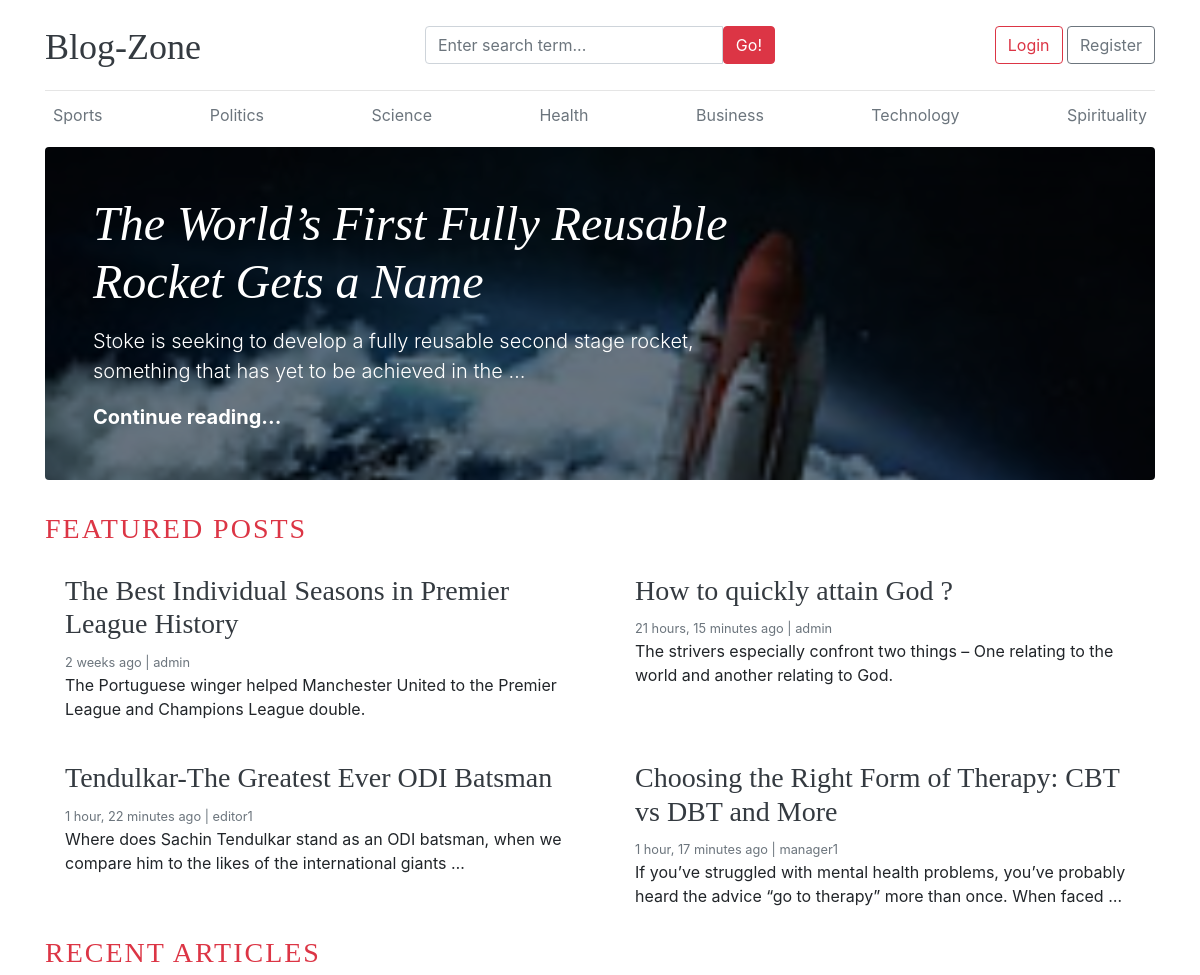
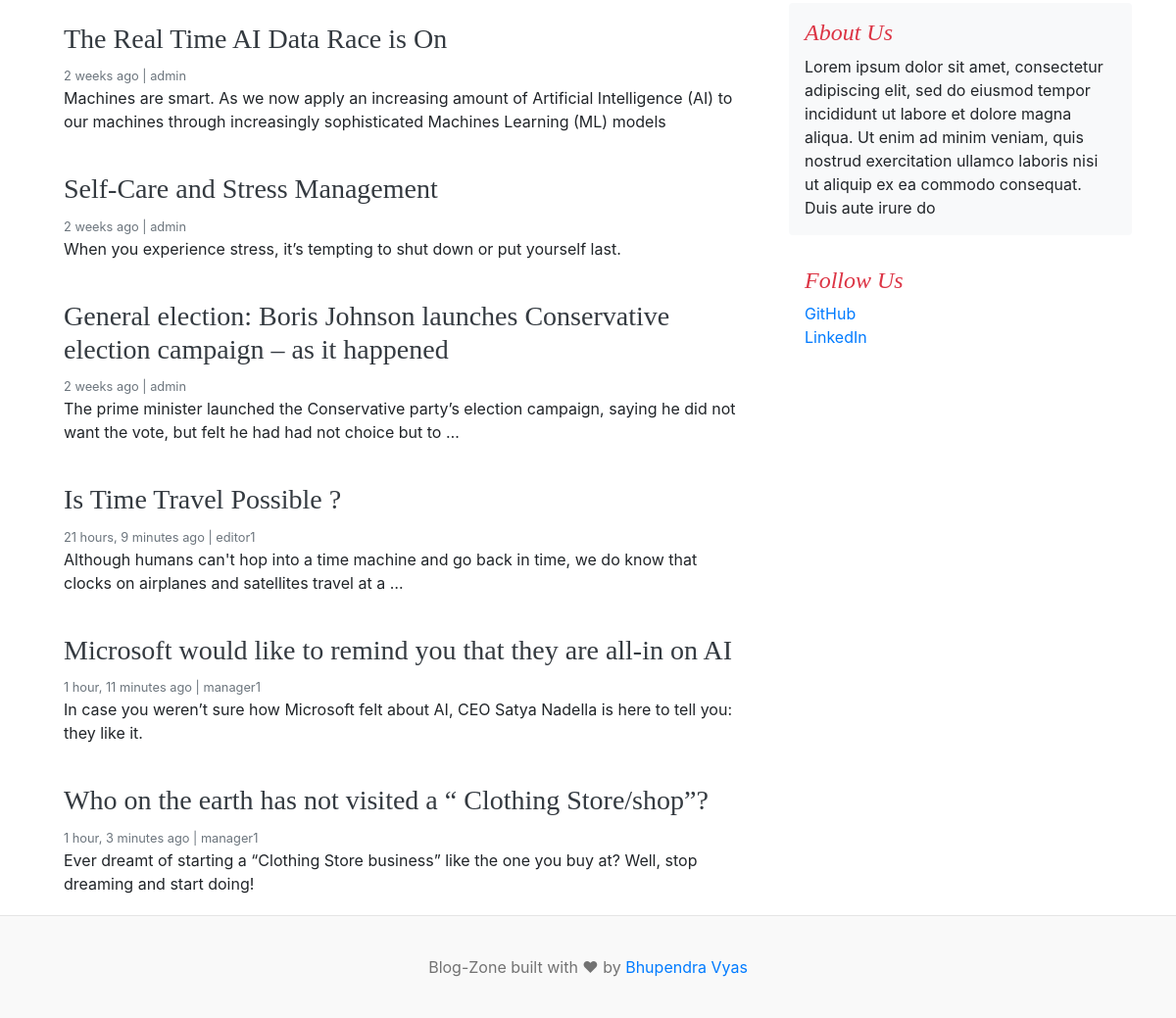
The page / on the database its author committed (2 pictures, top to bottom).
### blogs/models.py (models this page shows, shortened)
class Category(models.Model):
	category_name = models.CharField(max_length=50, unique=True)
	created_at = models.DateTimeField(auto_now_add=True)
	updated_at = models.DateTimeField(auto_now=True)
	class Meta:
		verbose_name_plural = 'categories'

class Blog(models.Model):
	title = models.CharField(max_length=100)
	slug = models.SlugField(max_length=150, unique=True, blank=True)
	category = models.ForeignKey(Category, on_delete=models.CASCADE)
	author = models.ForeignKey(User, on_delete=models.CASCADE)
	featured_image = models.ImageField(upload_to='uploads/%Y/%m/%d')
	short_description = models.TextField(max_length=500)
	blog_body = models.TextField(max_length=2000)
	status = models.CharField(max_length=20, choices=STATUS_CHOICES, default='Draft')
	is_featured = models.BooleanField(default=False)
	created_at = models.DateTimeField(auto_now_add=True)
	updated_at = models.DateTimeField(auto_now=True)

class About(models.Model):
	heading = models.CharField(max_length=50)
	description = models.TextField(max_length=250)
	created_at = models.DateTimeField(auto_now_add=True)
	updated_at = models.DateTimeField(auto_now=True)
	class Meta:
		verbose_name_plural = 'About'

class SocialLink(models.Model):
	platform = models.CharField(max_length=20)
	link = models.URLField(max_length=100)
	created_at = models.DateTimeField(auto_now_add=True)
	updated_at = models.DateTimeField(auto_now=True)

### blog_main/views.py (the view)
# urls.py: 2. Add a URL to urlpatterns:  path('', views.home, name='home')
def home(request):
    featured_posts = Blog.objects.filter(is_featured=True, status='Published').order_by('updated_at')
    posts = Blog.objects.filter(is_featured=False, status='Published')
    try:
        about = About.objects.get()
    except:
        about = None
    context = {
        'featured_posts': featured_posts,
        'posts': posts,
        'about': about,
    }
    return render(request, 'home.html', context)

### blogs/context_processors.py (called while the page is built)
def get_categories(request):
    categories = Category.objects.all()
    return dict(categories=categories)

def get_social_links(request):
    social_links = SocialLink.objects.all()
    return dict(social_links=social_links)

### templates/home.html (shortened to what this page needs)
{% extends "base.html" %}
{% block content %}
  {% for post in featured_posts %}
    {% if forloop.first %}
    <div class="jumbotron p-3 p-md-5 text-white rounded bg-dark" style="background-image: url({{ post.featured_image.url }});background-blend-mode: overlay;background-size:cover;">
        <div class="col-md-8 px-0">
          <h1 class="display-4 font-italic">{{ post.title }}</h1>
          <p class="lead my-3">{{ post.short_description | truncatewords:20 }}</p>
          <p class="lead mb-0"><a href="{% url 'blogs' post.slug %}" class="text-white font-weight-bold">Continue reading...</a></p>
        </div>
    </div>
    {% endif %}
  {% endfor %}
  <h3 class="text-uppercase text-danger" style="letter-spacing: 2px;">Featured Posts</h3>
    <div class="row mb-2">
      {% for post in featured_posts %}
      {% if not forloop.first %}
      <div class="col-md-6">
        <div class="card border-0" >
          <div class="card-body">
            <h3><a href="{% url 'blogs' post.slug %}" class='text-dark'>{{post.title}}</a></h3>
            <small class="mb-1 text-muted">{{ post.created_at | timesince }} ago | {{ post.author }}</small>
            <p class="card-text">{{ post.short_description | truncatewords:20 }}</p>
          </div>
        </div>
      </div>
      {% endif %}
      {% endfor %}
    </div>
    <h3 class="text-uppercase text-danger" style="letter-spacing: 2px;">Recent Articles</h3>
    <main role="main" class="container p-0">
      <div class="row">
        <div class="col-md-8 blog-main">
          {% for post in posts %}
          <div class="card border-0" >
            <div class="card-body">
              <h3><a href="{% url 'blogs' post.slug %}" class='text-dark'>{{ post.title }}</a></h3>
              <small class="mb-1 text-muted">{{ post.created_at | timesince }} ago | {{ post.author }}</small>
              <p class="card-text">{{ post.short_description | truncatewords:25 }}</p>
            </div>
          </div>
          {% endfor %}
        </div>
        <aside class="col-md-4 blog-sidebar">
          <div class="p-3 mb-3 bg-light rounded">
            <h4 class="font-italic text-danger">{{about.heading}}</h4>
            <p class="mb-0">{{about.description}}</p>
          </div>
          {% if social_links %}
          <div class="p-3">
            <h4 class="font-italic text-danger">Follow Us</h4>
            <ol class="list-unstyled">
              {% for i in social_links %}
              <li><a href="{{i.link}}" target="_blank">{{i.platform}}</a></li>
              {% endfor %}
            </ol>
          </div>
          {% endif %}
        </aside>
      </div>
    </main>
</div>
{% endblock content %}

### templates/base.html (shortened to what this page needs)
{% load static %}
<!DOCTYPE html>
<html lang="en">
<head>
    <link href="https://getbootstrap.com/docs/4.0/dist/css/bootstrap.min.css" rel="stylesheet">
    <link href='{% static "css/blog.css" %}' rel="stylesheet">
    <link rel="stylesheet" href="https://cdnjs.cloudflare.com/ajax/libs/font-awesome/4.7.0/css/font-awesome.min.css">
  </head>
<body>
    <div class="container">
      <header class="blog-header py-3">
        <div class="row flex-nowrap justify-content-between align-items-center">
          <div class="col-4 pt-1">
            <a class="blog-header-logo text-dark" href="{% url 'home' %}">Blog-Zone</a>
          </div>
          <div class="col-4">
            <form action="{% url 'search' %}" method="GET">
              <div class="input-group">
                <input class="form-control" type="text" value="{{keyword}}" name="keyword" placeholder="Enter search term..." aria-label="Enter search term..." aria-describedby="button-search" />
                <button type="submit" class="btn btn-danger" id="button-search" type="button">Go!</button>
              </div>
            </form>
          </div>
          <div class="col-4 d-flex justify-content-end align-items-center">
            {% if not user.is_authenticated %}
            <a class="btn btn-md btn-outline-danger" href="{% url 'login' %}">Login</a> &nbsp;
            <a class="btn btn-md btn-outline-secondary" href="{% url 'register' %}">Register</a>
            {% else %}
            <span><a href="{% url 'dashboard' %}" class="btn btn-danger">Dashboard</a></span>
            &emsp;
            <span><a href="{% url 'logout' %}" class="btn btn-danger">Logout</a></span>
            {% endif %}
          </div>
        </div>
      </header>
      <div class="nav-scroller py-1 mb-2">
        <nav class="nav d-flex justify-content-between">
          {% for cat in categories  %}
            <a class="p-2 text-muted" href="{% url 'posts_by_category' cat.id %}">{{ cat.category_name }}</a>
          {% endfor %}
        </nav>
    </div>
{% block content %}{% endblock content %}
<footer class="blog-footer">
    <p>Blog-Zone built with ❤ by <a href="#">Bhupendra Vyas</a></p>
</footer>
</body>
</html>

### blog_main/static/css/blog.css (style rules this page uses)
.blog-header { border-bottom: 1px solid #e5e5e5; }
.blog-header-logo { font-family: "Playfair Display", Georgia, "Times New Roman", serif; font-size: 2.25rem; }
h1, h2, h3, h4, h5, h6 { font-family: "Playfair Display", Georgia, "Times New Roman", serif; }
.display-4 { font-size: 2.5rem; }
@media (min-width: 768px) { .display-4 { font-size: 3rem; } }
.blog-footer { padding: 2.5rem 0; color: #727272; text-align: center; background-color: #f9f9f9; border-top: .05rem solid #e5e5e5; }
.blog-footer p:last-child { margin-bottom: 0; }

### rows shown on the page
Category: category_name "Sports"
Category: category_name "Politics"
Category: category_name "Science"
Category: category_name "Health"
Category: category_name "Business"
Category: category_name "Technology"
Category: category_name "Spirituality"
Blog: featured_image (picture), title "The World’s First Fully Reusable Rocket Gets a Name", short_description "Stoke is seeking to develop a fully reusable second stage rocket, something that has yet to be achieved in the …"
Blog: title "The Best Individual Seasons in Premier League History", created_at "2 weeks", author "admin", short_description "The Portuguese winger helped Manchester United to the Premier League and Champions League double."
Blog: title "How to quickly attain God ?", created_at "21 hours, 15 minutes", author "admin", short_description "The strivers especially confront two things – One relating to the world and another relating to God."
Blog: title "Tendulkar-The Greatest Ever ODI Batsman", created_at "1 hour, 22 minutes", author "editor1", short_description "Where does Sachin Tendulkar stand as an ODI batsman, when we compare him to the likes of the international giants …"
Blog: title "Choosing the Right Form of Therapy: CBT vs DBT and More", created_at "1 hour, 17 minutes", author "manager1", short_description "If you’ve struggled with mental health problems, you’ve probably heard the advice “go to therapy” more than once. When faced …"
Blog: title "The Real Time AI Data Race is On", created_at "2 weeks", author "admin", short_description "Machines are smart. As we now apply an increasing amount of Artificial Intelligence (AI) to our machines through increasingly sophisticated Machines Learning (ML) models"
Blog: title "Self-Care and Stress Management", created_at "2 weeks", author "admin", short_description "When you experience stress, it’s tempting to shut down or put yourself last."
Blog: title "General election: Boris Johnson launches Conservative election campaign – as it happened", created_at "2 weeks", author "admin", short_description "The prime minister launched the Conservative party’s election campaign, saying he did not want the vote, but felt he had had not choice but to …"
Blog: title "Is Time Travel Possible ?", created_at "21 hours, 9 minutes", author "editor1", short_description "Although humans can't hop into a time machine and go back in time, we do know that clocks on airplanes and satellites travel at a …"
Blog: title "Microsoft would like to remind you that they are all-in on AI", created_at "1 hour, 11 minutes", author "manager1", short_description "In case you weren’t sure how Microsoft felt about AI, CEO Satya Nadella is here to tell you: they like it."
Blog: title "Who on the earth has not visited a “ Clothing Store/shop”?", created_at "1 hour, 3 minutes", author "manager1", short_description "Ever dreamt of starting a “Clothing Store business” like the one you buy at? Well, stop dreaming and start doing!"
About: heading "About Us", description "Lorem ipsum dolor sit amet, consectetur adipiscing elit, sed do eiusmod tempor incididunt ut labore et dolore magna aliqua. Ut enim ad minim veniam, quis nostrud exercitation ullamco laboris nisi ut aliquip ex ea commodo consequat. Duis aute irure do"
SocialLink: platform "GitHub"
SocialLink: platform "LinkedIn"
